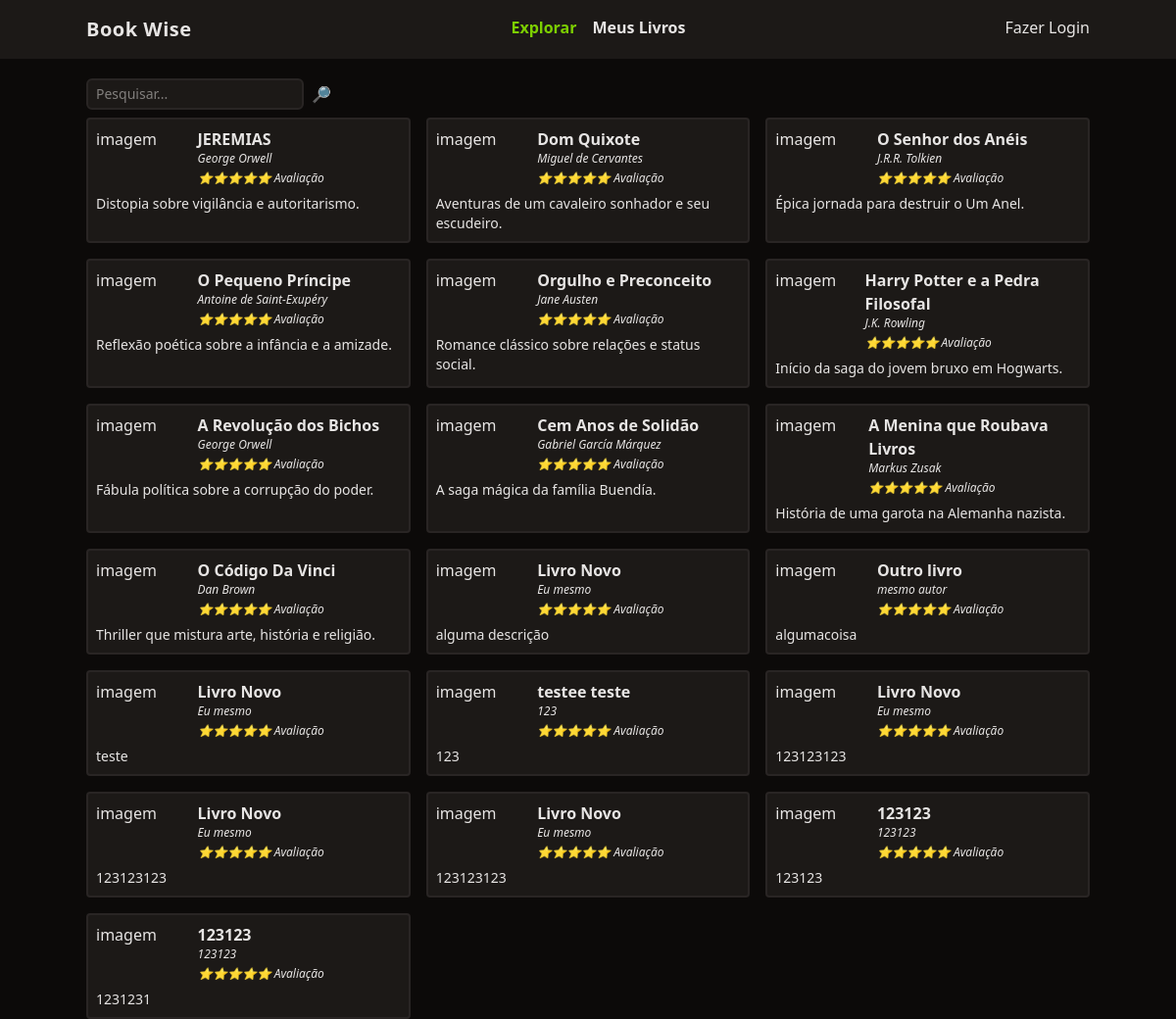
The page / on the database its author committed.
### tables this page shows
CREATE TABLE livros (

  id integer primary key,
  titulo varchar(255),
  autor varchar(255),
  descricao text,
  ano_de_lancamento integer,
  usuario_id integer, imagem varchar(255),
  foreign key(usuario_id) references usuarios(id)

);

### functions.php (called while the page is built, shortened)
<?php
function views($view, $data = [])
{
        require('views/template/app.php');
}

### controllers/index.controller.php (called while the page is built)
<?php
$pesquisa = $_REQUEST['pesquisar'] ?? '';
$livros = $DataBase->query(
        query: "SELECT * FROM livros WHERE titulo LIKE :filtro",
        class: Livro::class,
        params: ['filtro' => "%$pesquisa%"]
)->fetchAll();
views('index', compact('livros'));

### routes.php (called while the page is built, shortened)
<?php
$controller = str_replace('/', '', parse_url($_SERVER['REQUEST_URI'])['path']);
if (!$controller) $controller = 'index';
require("controllers/{$controller}.controller.php");

### index.php (called while the page is built, shortened)
<?php
require "functions.php";
$config = require 'config.php';
require "database.php";
require "routes.php";

### config.php (called while the page is built)
<?php
return [
        'database' => [
                'driver' => 'sqlite',
                'database' => 'database.sqlite'
        ]
];

### database.php (called while the page is built)
<?php
class DB
{
        private $db;
        public function __construct($config)
        {
                $this->db = new PDO($this->getDsn($config));
        }
        private function getDsn($config)
        {
                $driver = $config['driver'];
                unset($config['driver']);
                $dsn = $driver . ':' . http_build_query($config, '', ';');
                if ($driver == 'sqlite') {
                        $dsn = $driver . ':' . $config['database'];
                }
                return $dsn;
        }
        public function query($query, $class = null, $params = [])
        {
                $prepare = $this->db->prepare($query);
                if ($class) {
                        $prepare->setFetchMode(PDO::FETCH_CLASS, $class);
                }
                $prepare->execute($params);
                return $prepare;
        }
}
$DataBase = new DB($config['database']);

### views/index.view.php (the view)
<form class="w-full flex space-x-2 mt-5">
        <input
                type="text"
                class="border-stone-800 border-2 rounded-md bg-stone-900 text-sm focus:outline-none px-2 py-1"
                placeholder="Pesquisar..."
                name="pesquisar">
        <button type="submit">🔎</button>
</form>
<section class="grid gap-4 grid-cols-1 md:grid-cols-2 lg:grid-cols-3 mt-2">
        <?php foreach ($livros as $livro): ?>
                <div class="p-2 rounded bg-stone-900 border-stone-800 border-2">
                        <div class="flex">
                                <div class="w-1/3">imagem</div>
                                <div class="space-y-1">
                                        <a href="livro?id=<?= $livro->id ?>" class="font-semibold hover:underline"><?= $livro->titulo ?></a>
                                        <div class="text-xs italic"><?= $livro->autor ?></div>
                                        <div class="text-xs italic">⭐️⭐️⭐️⭐️⭐️ Avaliação</div>
                                </div>
                        </div>
                        <div class="text-sm mt-2">
                                <?= $livro->descricao ?>
                        </div>
                </div>
        <?php endforeach; ?>
</section>

### views/template/app.php (shortened to what this page needs)
<!DOCTYPE html>
<html lang="en">
<head>
        <script src="https://cdn.jsdelivr.net/npm/@tailwindcss/browser@4"></script>
</head>
<body class="bg-stone-950 text-stone-200">
        <header class="bg-stone-900">
                <nav class="mx-auto max-w-screen-lg flex justify-between py-4">
                        <div class="font-bold text-xl tracking-wide">Book Wise</div>
                        <ul class="flex space-x-4 font-bold">
                                <li><a href="/" class="text-lime-500">Explorar</a></li>
                                <li><a href="/meus-livros" class="hover:underline">Meus Livros</a></li>
                        </ul>
                        <ul>
                                <li>
                                        <a href="/login" class="hover:underline">Fazer Login</a>
                                </li>
                        </ul>
                </nav>
        </header>
        <main class="mx-auto max-w-screen-lg space-y-6">
                <div>
                        <?php require "views/{$view}.view.php"; ?>
                </div>
        </main>
</body>
</html>

### rows shown on the page
livros: titulo "JEREMIAS", autor "George Orwell", descricao "Distopia sobre vigilância e autoritarismo."
livros: titulo "Dom Quixote", autor "Miguel de Cervantes", descricao "Aventuras de um cavaleiro sonhador e seu escudeiro."
livros: titulo "O Senhor dos Anéis", autor "J.R.R. Tolkien", descricao "Épica jornada para destruir o Um Anel."
livros: titulo "O Pequeno Príncipe", autor "Antoine de Saint-Exupéry", descricao "Reflexão poética sobre a infância e a amizade."
livros: titulo "Orgulho e Preconceito", autor "Jane Austen", descricao "Romance clássico sobre relações e status social."
livros: titulo "Harry Potter e a Pedra Filosofal", autor "J.K. Rowling", descricao "Início da saga do jovem bruxo em Hogwarts."
livros: titulo "A Revolução dos Bichos", autor "George Orwell", descricao "Fábula política sobre a corrupção do poder."
livros: titulo "Cem Anos de Solidão", autor "Gabriel García Márquez", descricao "A saga mágica da família Buendía."
livros: titulo "A Menina que Roubava Livros", autor "Markus Zusak", descricao "História de uma garota na Alemanha nazista."
livros: titulo "O Código Da Vinci", autor "Dan Brown", descricao "Thriller que mistura arte, história e religião."
livros: titulo "Livro Novo", autor "Eu mesmo", descricao "alguma descrição"
livros: titulo "Outro livro", autor "mesmo autor", descricao "algumacoisa"
livros: titulo "Livro Novo", autor "Eu mesmo", descricao "teste"
livros: titulo "testee teste", autor "123", descricao "123"
livros: titulo "Livro Novo", autor "Eu mesmo", descricao "123123123"
livros: titulo "Livro Novo", autor "Eu mesmo", descricao "123123123"
livros: titulo "Livro Novo", autor "Eu mesmo", descricao "123123123"
livros: titulo "123123", autor "123123", descricao "123123"
livros: titulo "123123", autor "123123", descricao "1231231"
